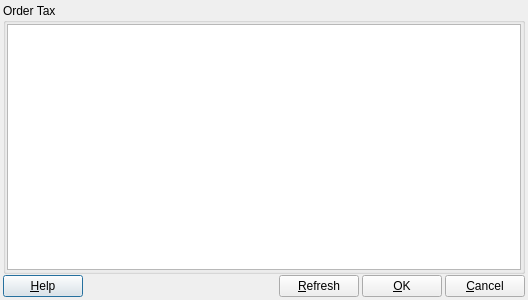
<?xml version="1.0" encoding="UTF-8"?>
<ui version="4.0">
 <class>ACC_TaxConfirmationDialog</class>
 <widget class="QDialog" name="ACC_TaxConfirmationDialog">
  <property name="geometry">
   <rect>
    <x>0</x>
    <y>0</y>
    <width>528</width>
    <height>300</height>
   </rect>
  </property>
  <property name="windowTitle">
   <string>Dialog</string>
  </property>
  <layout class="QGridLayout" name="gridLayout_2">
   <property name="horizontalSpacing">
    <number>3</number>
   </property>
   <property name="verticalSpacing">
    <number>1</number>
   </property>
   <property name="margin">
    <number>3</number>
   </property>
   <item row="0" column="0">
    <widget class="QGroupBox" name="gbOrderTax">
     <property name="title">
      <string>Order Tax</string>
     </property>
     <layout class="QGridLayout" name="gridLayout">
      <property name="horizontalSpacing">
       <number>3</number>
      </property>
      <property name="verticalSpacing">
       <number>1</number>
      </property>
      <property name="margin">
       <number>1</number>
      </property>
      <item row="0" column="0">
       <widget class="QTableWidget" name="tableWidget"/>
      </item>
     </layout>
    </widget>
   </item>
   <item row="1" column="0">
    <layout class="QHBoxLayout" name="horizontalLayout_2">
     <property name="spacing">
      <number>3</number>
     </property>
     <item>
      <widget class="QPushButton" name="pbHelp">
       <property name="text">
        <string>&amp;Help</string>
       </property>
      </widget>
     </item>
     <item>
      <spacer name="horizontalSpacer_2">
       <property name="orientation">
        <enum>Qt::Horizontal</enum>
       </property>
       <property name="sizeHint" stdset="0">
        <size>
         <width>40</width>
         <height>20</height>
        </size>
       </property>
      </spacer>
     </item>
     <item>
      <widget class="QPushButton" name="pbRefreshTax">
       <property name="text">
        <string>&amp;Refresh</string>
       </property>
      </widget>
     </item>
     <item>
      <widget class="QPushButton" name="pbOk">
       <property name="text">
        <string>&amp;OK</string>
       </property>
      </widget>
     </item>
     <item>
      <widget class="QPushButton" name="pbCancel">
       <property name="text">
        <string>&amp;Cancel</string>
       </property>
      </widget>
     </item>
    </layout>
   </item>
  </layout>
 </widget>
 <tabstops>
  <tabstop>tableWidget</tabstop>
  <tabstop>pbRefreshTax</tabstop>
  <tabstop>pbOk</tabstop>
  <tabstop>pbCancel</tabstop>
  <tabstop>pbHelp</tabstop>
 </tabstops>
 <resources/>
 <connections/>
</ui>
